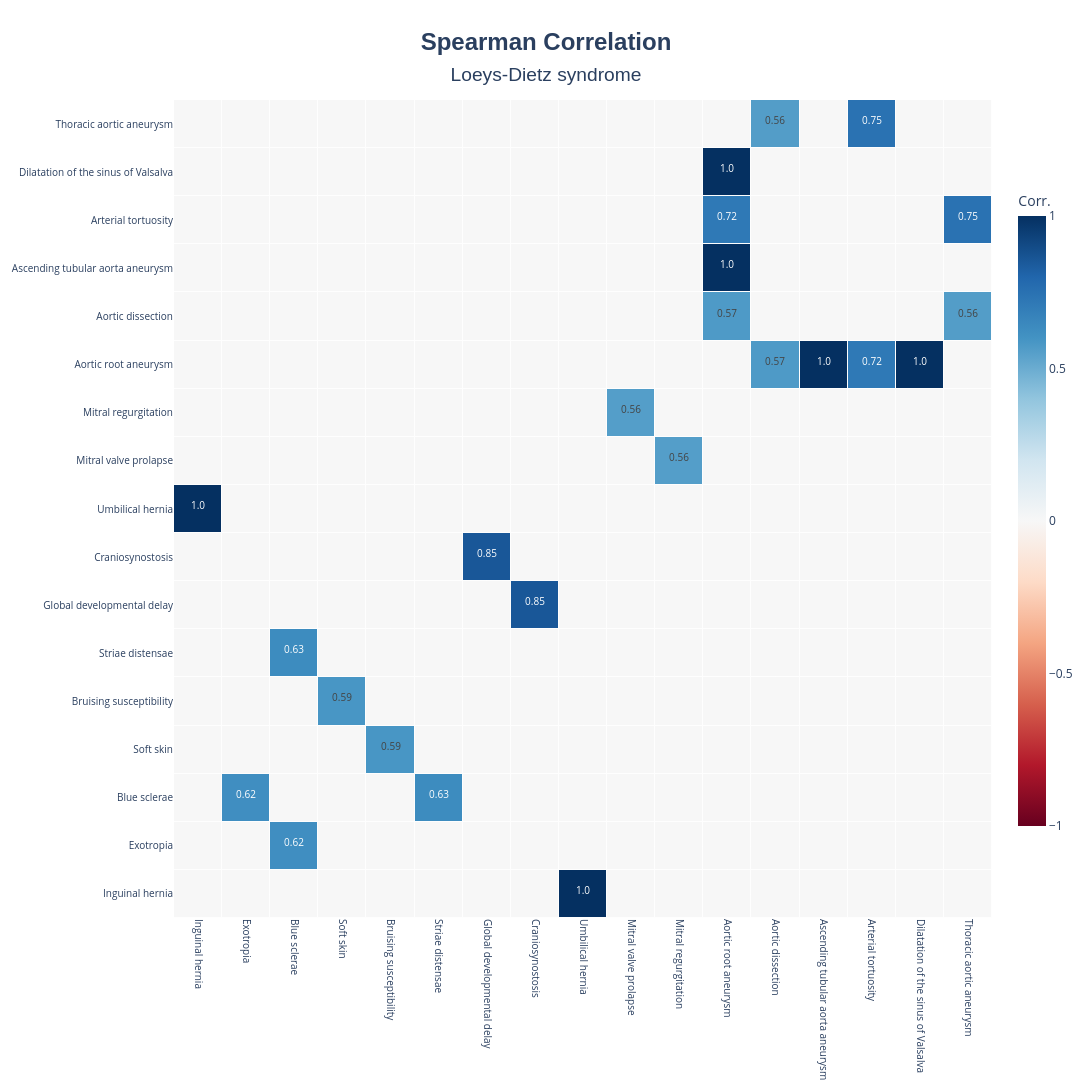

Write notebook code for a chart like this one.
### Markdown cell above
##### **Analysusing Data and Ploting the Heatmap**

### Code cell
correlation_type = CorrelationType.SPEARMAN  # Can be "phi"

# Initialize analyzer for multiple cohorts
multi_analyzer = HPOStatisticsAnalyzer(
    multi_hpo_matrix, 
    min_individuals_for_correlation_test=30
)

# Compute correlation
multi_analyzer.compute_correlation_matrix(correlation_type, n_jobs=32)

# Plot heatmap
multi_analyzer.plot_correlation_heatmap_with_significance(
    correlation_type.value,
    lower_bound=-0.55,
    upper_bound=0.55,
    alpha=0.05,
    title_name='Loeys-Dietz syndrome')

### Figure 1 — Plotly figure (JSON) as saved in the notebook; plotly's stock layout.template omitted (floating-point values rounded to 4 significant figures; data arrays with more than 128 entries replaced by an {"elided": "..."} marker saying what was removed)
{"data": [{"colorbar": {"len": 0.8, "thickness": 28, "title": {"text": "Corr."}}, "colorscale": [[0, "rgb(103,0,31)"], [0.1, "rgb(178,24,43)"], [0.2, "rgb(214,96,77)"], [0.3, "rgb(244,165,130)"], [0.4, "rgb(253,219,199)"], [0.5, "rgb(247,247,247)"], [0.6, "rgb(209,229,240)"], [0.7, "rgb(146,197,222)"], [0.8, "rgb(67,147,195)"], [0.9, "rgb(33,102,172)"], [1, "rgb(5,48,97)"]], "hoverinfo": "text", "hovertext": {"elided": "17x17 str values"}, "text": {"elided": "17x17 str values"}, "texttemplate": "<span style='font-size:10px'>%{text}</span>", "type": "heatmap", "x": ["Inguinal hernia", "Exotropia", "Blue sclerae", "Soft skin", "Bruising susceptibility", "Striae distensae", "Global developmental delay", "Craniosynostosis", "Umbilical hernia", "Mitral valve prolapse", "Mitral regurgitation", "Aortic root aneurysm", "Aortic dissection", "Ascending tubular aorta aneurysm", "Arterial tortuosity", "Dilatation of the sinus of Valsalva", "Thoracic aortic aneurysm"], "xgap": 1, "y": ["Inguinal hernia", "Exotropia", "Blue sclerae", "Soft skin", "Bruising susceptibility", "Striae distensae", "Global developmental delay", "Craniosynostosis", "Umbilical hernia", "Mitral valve prolapse", "Mitral regurgitation", "Aortic root aneurysm", "Aortic dissection", "Ascending tubular aorta aneurysm", "Arterial tortuosity", "Dilatation of the sinus of Valsalva", "Thoracic aortic aneurysm"], "ygap": 1, "z": {"elided": "17x17 float values"}, "zmax": 1, "zmid": 0, "zmin": -1}], "layout": {"height": 1430, "plot_bgcolor": "rgba(240,240,240,0.1)", "title": {"font": {"family": "Arial", "size": 24}, "text": "<b>Spearman Correlation</b><br><span style='font-size:0.8em'>Loeys-Dietz syndrome</span>", "x": 0.5, "xanchor": "center", "yanchor": "top"}, "width": 1430, "xaxis": {"tickangle": 90, "tickfont": {"size": 10}}, "yaxis": {"scaleanchor": "x", "scaleratio": 1, "tickfont": {"size": 10}}}}
